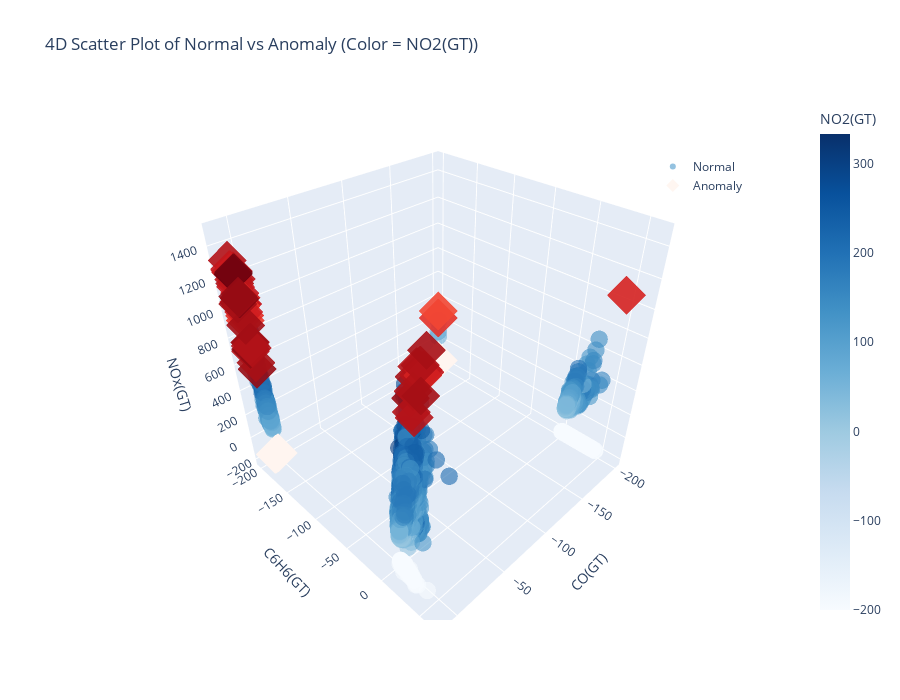

The notebook cell this image was saved under:
### Code cell
import plotly.graph_objects as go
import numpy as np

# Separate normal and anomaly
normal = features[features['anomaly'] == 1]
anomaly = features[features['anomaly'] == -1]

fig = go.Figure()

# Normal points
fig.add_trace(go.Scatter3d(
    x=normal['CO(GT)'],
    y=normal['C6H6(GT)'],
    z=normal['NOx(GT)'],
    mode='markers',
    name='Normal',
    marker=dict(
        size=6,
        color=normal['NO2(GT)'],       # 4th feature as color
        colorscale='Blues',
        opacity=0.6,
        colorbar=dict(title='NO2(GT)')
    ),
    hovertemplate=(
        'CO(GT): %{x}<br>' +
        'C6H6(GT): %{y}<br>' +
        'NOx(GT): %{z}<br>' +
        'NO2(GT): %{marker.color}<br>' +
        '<extra></extra>'
    )
))

# Anomaly points
fig.add_trace(go.Scatter3d(
    x=anomaly['CO(GT)'],
    y=anomaly['C6H6(GT)'],
    z=anomaly['NOx(GT)'],
    mode='markers',
    name='Anomaly',
    marker=dict(
        size=10,                       # larger size to highlight anomalies
        color=anomaly['NO2(GT)'],
        colorscale='Reds',
        opacity=0.9,
        symbol='diamond'
    ),
    hovertemplate=(
        'CO(GT): %{x}<br>' +
        'C6H6(GT): %{y}<br>' +
        'NOx(GT): %{z}<br>' +
        'NO2(GT): %{marker.color}<br>' +
        '<extra></extra>'
    )
))

# Layout settings
fig.update_layout(
    title='4D Scatter Plot of Normal vs Anomaly (Color = NO2(GT))',
    scene=dict(
        xaxis_title='CO(GT)',
        yaxis_title='C6H6(GT)',
        zaxis_title='NOx(GT)'
    ),
    width=900,
    height=700,
    legend=dict(x=0.8, y=0.9)
)

fig.show()

### Figure 1 — Plotly figure (JSON) as saved in the notebook; plotly's stock layout.template omitted (floating-point values rounded to 4 significant figures; data arrays with more than 128 entries replaced by an {"elided": "..."} marker saying what was removed)
{"data": [{"hovertemplate": "CO(GT): %{x}<br>C6H6(GT): %{y}<br>NOx(GT): %{z}<br>NO2(GT): %{marker.color}<br><extra></extra>", "marker": {"color": {"elided": "9263 int values"}, "colorbar": {"title": {"text": "NO2(GT)"}}, "colorscale": [[0, "rgb(247,251,255)"], [0.125, "rgb(222,235,247)"], [0.25, "rgb(198,219,239)"], [0.375, "rgb(158,202,225)"], [0.5, "rgb(107,174,214)"], [0.625, "rgb(66,146,198)"], [0.75, "rgb(33,113,181)"], [0.875, "rgb(8,81,156)"], [1, "rgb(8,48,107)"]], "opacity": 0.6, "size": 6}, "mode": "markers", "name": "Normal", "type": "scatter3d", "x": {"elided": "9263 float values"}, "y": {"elided": "9263 float values"}, "z": {"elided": "9263 int values"}}, {"hovertemplate": "CO(GT): %{x}<br>C6H6(GT): %{y}<br>NOx(GT): %{z}<br>NO2(GT): %{marker.color}<br><extra></extra>", "marker": {"color": [-200, -200, -200, -200, -200, -200, -200, -200, -200, -200, -200, -200, -200, -200, -200, -200, -200, 158, -200, -200, -200, -200, -200, -200, -200, -200, -200, -200, -200, -200, -200, -200, -200, -200, -200, -200, -200, 186, 272, 288, 240, 245, 227, 220, 190, 255, 269, 257, 248, 208, -200, 229, 214, -200, 146, 210, 212, 217, 236, 217, 231, 227, 219, 203, 186, -200, 151, 164, 198, 247, 242, 252, -200, 121, -200, 272, -200, -200, 289, 243, 276, -200, 267, 296, 291, 276, 250, 251, 275, 312, 340, 326, 284, 289], "colorscale": [[0, "rgb(255,245,240)"], [0.125, "rgb(254,224,210)"], [0.25, "rgb(252,187,161)"], [0.375, "rgb(252,146,114)"], [0.5, "rgb(251,106,74)"], [0.625, "rgb(239,59,44)"], [0.75, "rgb(203,24,29)"], [0.875, "rgb(165,15,21)"], [1, "rgb(103,0,13)"]], "opacity": 0.9, "size": 10, "symbol": "diamond"}, "mode": "markers", "name": "Anomaly", "type": "scatter3d", "x": [1, -200, -200, -200, -200, -200, -200, -200, -200, -200, -200, -200, -200, -200, -200, 1.4, 0.3, -200, 0.7, -200, -200, -200, -200, -200, -200, -200, -200, -200, -200, -200, -200, -200, -200, -200, -200, -200, 3.4, -200, 7.8, 6.6, 6.3, 6.9, 10.2, 11.9, 11.5, 10.1, 9.9, 7.4, 9.3, 7.4, 0.9, 6.6, 7.3, 1.7, 5.3, 4.5, 5.5, 4.8, 5.5, 5.2, 7.5, 8.6, 9.1, 8.6, 5.4, 2.8, 6.3, 5, 5.1, 8.5, 8.7, 9.1, 2.7, -200, 0.8, 8.6, 0.8, 1.5, 3.8, 6.2, 8.4, 1.6, 3.8, 5.9, 5.4, 4.7, 4.3, 5.4, 5.8, 6.1, 7.1, 6.6, 6.5, 7.1], "y": [-200, -200, -200, -200, -200, -200, -200, -200, -200, -200, -200, -200, -200, -200, -200, -200, -200, -200, -200, -200, -200, -200, -200, -200, -200, -200, -200, -200, -200, -200, -200, -200, -200, -200, -200, -200, -200, 45.9, 35.9, 30.1, 38.3, 37.6, 49.5, 50.6, 49.4, 45.2, 50.8, -200, -200, -200, -200, -200, -200, -200, -200, -200, -200, -200, -200, -200, -200, -200, -200, -200, -200, -200, -200, -200, -200, 33.1, 36.1, 36.3, -200, -200, -200, 43, -200, -200, -200, -200, -200, -200, -200, -200, -200, -200, -200, -200, -200, -200, -200, -200, -200, -200], "z": [-200, -200, -200, -200, -200, -200, -200, -200, -200, -200, -200, -200, -200, -200, -200, -200, -200, 220, -200, -200, -200, -200, -200, -200, -200, -200, -200, -200, -200, -200, -200, -200, -200, -200, -200, -200, -200, 1052, 1290, 1148, 1301, 1345, 1369, 1389, 1358, 1389, 1479, 1159, 1310, 1037, -200, 1237, 1137, -200, 905, 1015, 1018, 1058, 1182, 1089, 1186, 1235, 1253, 1237, 1060, -200, 1005, 937, 963, 1089, 1070, 1220, -200, 286, -200, 1216, -200, -200, 540, 687, 1028, -200, 589, 700, 747, 746, 702, 723, 872, 1054, 1218, 1227, 1061, 1075]}], "layout": {"height": 700, "legend": {"x": 0.8, "y": 0.9}, "scene": {"xaxis": {"title": {"text": "CO(GT)"}}, "yaxis": {"title": {"text": "C6H6(GT)"}}, "zaxis": {"title": {"text": "NOx(GT)"}}}, "title": {"text": "4D Scatter Plot of Normal vs Anomaly (Color = NO2(GT))"}, "width": 900}}
